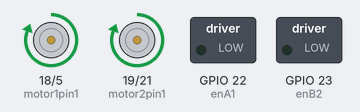
Simulated run of this sketch. Board: ESP32. Shown: motor-driver pin pairs drawn as motors (green arrow = first pin HIGH = forward, orange = second pin HIGH = backward, longer = more drive), switched loads named in the sketch (green lamp = pin HIGH). Nothing arrives over Bluetooth unless stated; what the sketch prints to the serial monitor is not drawn.

Above: at 0.1 s.
Timing chart, 0 to 1.6 s (numbered marks = the images above):
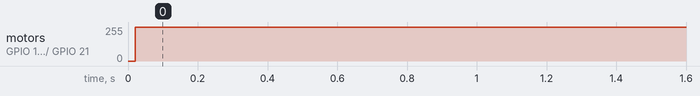

Measured:
- by itself, motor on GPIO 18 (motor1pin1) / GPIO 5 (motor1pin2), motor on GPIO 19 (motor2pin1) / GPIO 21 (motor2pin2): stopped → forward 255/255 at 0.02 s

The sketch:

kecepatan_motor.ino
```cpp
#include <Ps3Controller.h>

// Define motor driver pins
#define enA1 22
#define motor1pin1 18
#define motor1pin2 5
#define enB2 23
#define motor2pin1 19
#define motor2pin2 21

// Define PWM Parameters
const int motorFreq = 1000;
const int motorResolution = 8;

// Define channels for each motor
const int motorAChannel = 3;
const int motorBChannel = 4;

// Variables for Motor PWM values
int motorAPWM = 0;
int motorBPWM = 0;

// Variables for motor direction - true=forward
bool motorDir = true;

// Variables for joystick values
int rightX = 0;
int rightY = 0;

// Callback Function
void notify() {

  // Get Joystick value
  rightX = (Ps3.data.analog.stick.rx);
  rightY = (Ps3.data.analog.stick.ry);

  //Determine direction from Y axis position
  if (rightY < 0) {
    // Direction is forward
    motorDir = true;
  } else {
    // Direction is reverse
    motorDir = false;
  }

  // Convert joystick values to positive 0 - 255
  int speedX = (abs(rightX) * 2);
  int speedY = (abs(rightY) * 2);

  // Factor in the X axis value to determine motor speeds (assume Motor A is Left motor going forward)
  if (rightX < -10) {
    // Motor B faster than Motor A
    motorAPWM = speedY - speedX;
    motorBPWM = speedY + speedX;

  } else if (rightX > 10) {
    // Motor A faster than Motor B
    motorAPWM = speedY + speedX;
    motorBPWM = speedY - speedX;

  } else {
    // Control is in middle, both motors same speed
    motorAPWM = speedY;
    motorBPWM = speedY;
  }

  // Ensure that speed values remain in range of 0 - 255
  motorAPWM = constrain(motorAPWM, 0, 255);
  motorBPWM = constrain(motorBPWM, 0, 255);

  // Drive the motors
  moveMotors(motorAPWM, motorBPWM, motorDir);

  // Print to Serial Monitor
  Serial.print("X value = ");
  Serial.print(rightX);
  Serial.print(" - Y value = ");
  Serial.print(rightY);
  Serial.print(" - Motor A = ");
  Serial.print(motorAPWM);
  Serial.print(" - Motor B = ");
  Serial.println(motorBPWM);
}

// On Connection function
void onConnect() {
  // Print to Serial Monitor
  Serial.println("Connected.");
}

// Motor movement function
void moveMotors(int mtrAspeed, int mtrBspeed, bool mtrdir) {
  // Set direction pins
  if (!mtrdir) {
    // Move in reverse
    digitalWrite(motor1pin1, HIGH);
    digitalWrite(motor1pin2, LOW);
    digitalWrite(motor2pin1, HIGH);
    digitalWrite(motor2pin2, LOW);

  } else {
    // Move Forward
    digitalWrite(motor1pin1, LOW);
    digitalWrite(motor1pin2, HIGH);
    digitalWrite(motor2pin1, LOW);
    digitalWrite(motor2pin2, HIGH);
  }

  // Drive motors with PWM
  ledcWrite(motorAChannel, mtrAspeed);
  ledcWrite(motorBChannel, mtrBspeed);
}

void setup() {

  // Setup Serial Monitor for testing
  Serial.begin(115200);

  // Define Callback Function
  Ps3.attach(notify);
  // Define On Connection Function
  Ps3.attachOnConnect(onConnect);
  // Emulate console as specific MAC address (change as required)
  Ps3.begin("00:00:00:00:00:00");

  // Set motor controller pins as outputs
  pinMode(enA1, OUTPUT);
  pinMode(enB2, OUTPUT);
  pinMode(motor1pin1, OUTPUT);
  pinMode(motor1pin2, OUTPUT);
  pinMode(motor2pin1, OUTPUT);
  pinMode(motor2pin2, OUTPUT);

  // Set channel Parameters for each motor
  ledcSetup(motorAChannel, motorFreq, motorResolution);
  ledcSetup(motorBChannel, motorFreq, motorResolution);

  // Attach Motor PWM pins to corresponding channels
  ledcAttachPin(enA1, motorAChannel);
  ledcAttachPin(enB2, motorBChannel);

  // Print to Serial Monitor
  Serial.println("Ready.");
}

void loop() {
  if (!Ps3.isConnected())
    return;
  delay(500);
}
```
